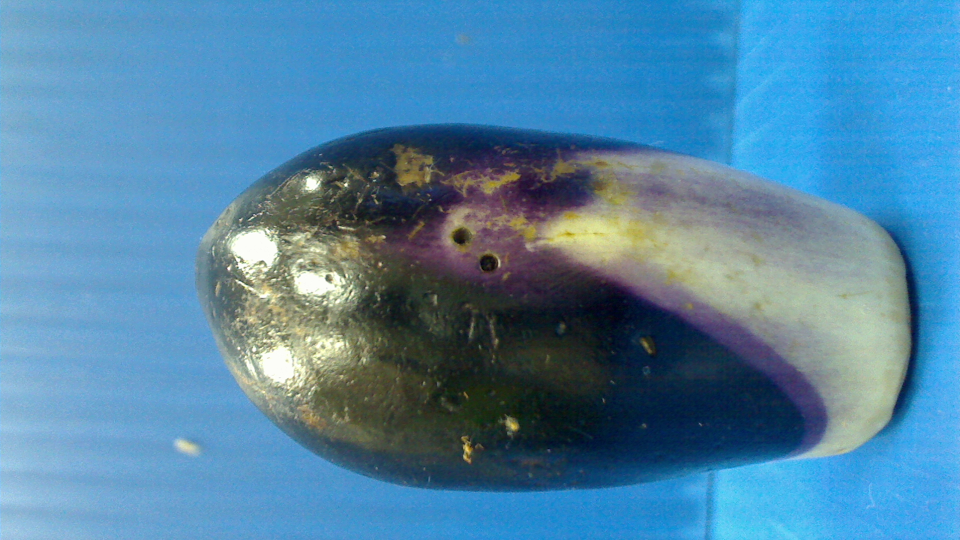
#> input picture DIP3/test/WormHole_2H.tif, 960 x 540 px
$ python Segmented.py
#> lines starting #> are read from the running program, lines starting #| are printed output that depends on the picture
import numpy as np
from PIL import Image
import matplotlib.pyplot as plt

def ToGrayscale(img):
    return np.dot(np.array(img, dtype='float32'), [0.25, 0.25, 0.25])

# Load image and convert to grayscale
img = Image.open('WormHole_2H.tif')
#> img is the input picture: PIL image 960x540 RGB; mean R, G, B 81.1, 132.4, 165.2
gray = ToGrayscale(img)
#> in ToGrayscale, `return np.dot(np.array(img, dtype='float32'), [0.25, 0.25, 0.25])`:
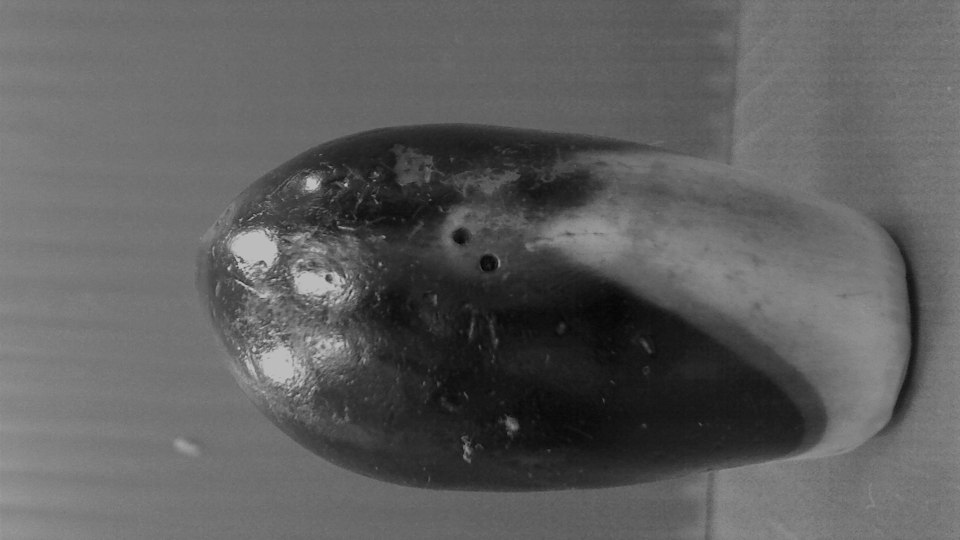
#> returned value: shape (540, 960) float64; min 3.25, max 191.2, mean 94.7

# Apply binary threshold to segment wormholes
threshold = 35
binary = np.zeros_like(gray)
binary[gray < threshold] = 1

# Display original, grayscale, and segmented images
fig, axs = plt.subplots(nrows=1, ncols=2)
axs[0].imshow(gray, cmap='gray')
axs[0].set_title('Grayscale')
axs[1].imshow(binary, cmap='gray')
axs[1].set_title('Segmented')
plt.show()
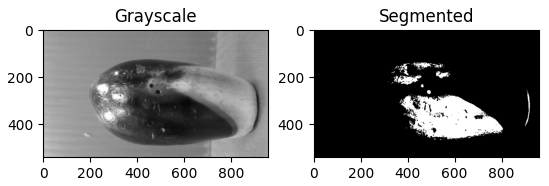
#> figure drawn by matplotlib, 2 panels

$ run again, with DIP3/test/WormHole_1H.tif copied over DIP3/test/WormHole_2H.tif
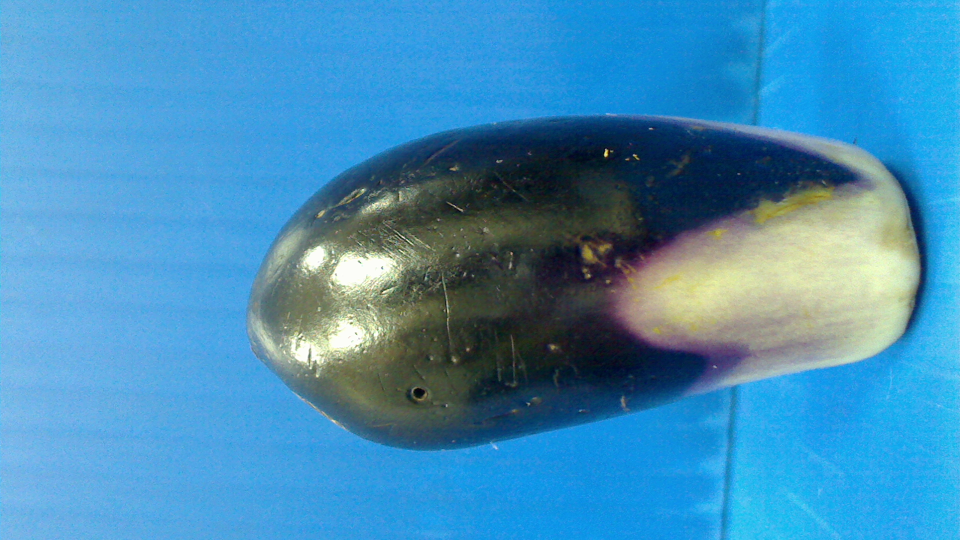
#> input picture DIP3/test/WormHole_1H.tif, 960 x 540 px
#> img is the input picture: PIL image 960x540 RGB; mean R, G, B 68.9, 142.3, 184.8
#> in ToGrayscale, `return np.dot(np.array(img, dtype='float32'), [0.25, 0.25, 0.25])`:
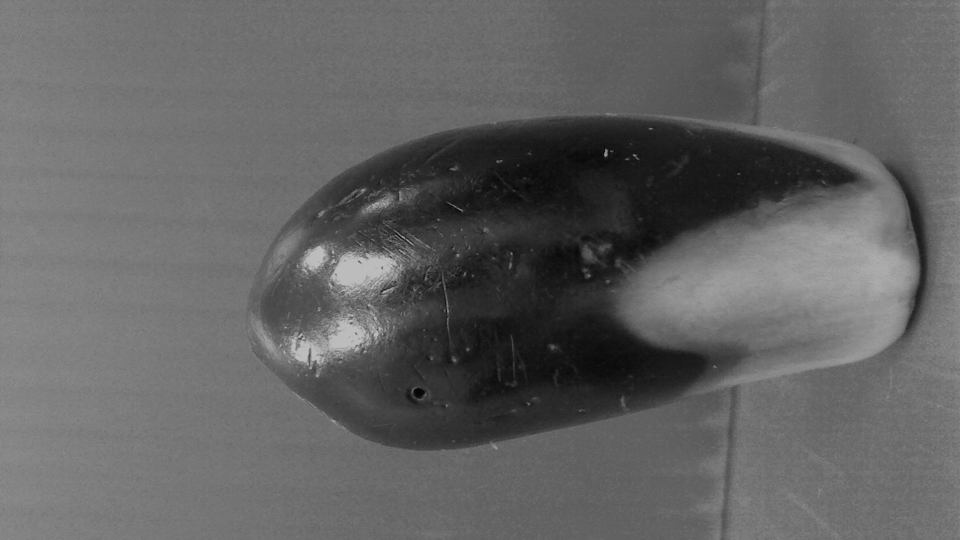
#> returned value: shape (540, 960) float64; min 3.25, max 191, mean 99
#> `plt.show()`:
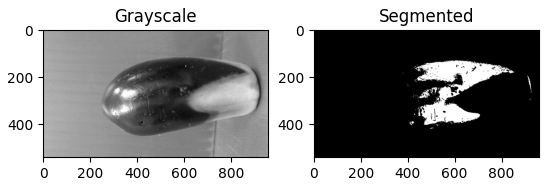
#> figure drawn by matplotlib, 2 panels
